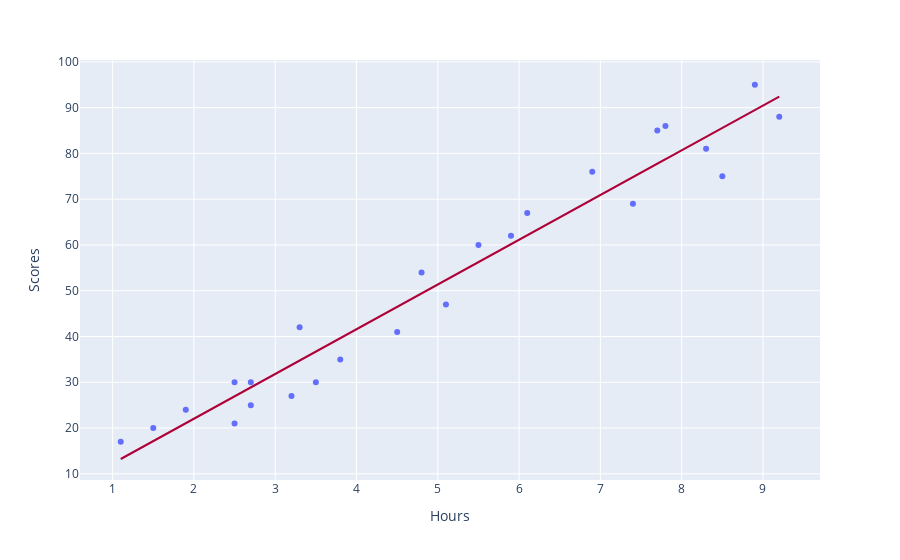

The code cell stored with this chart in its notebook:
### Code cell
ax=px.scatter(data,x='Hours',y='Scores')
ax.add_trace(px.line(data,x='Hours',y='Pred',color_discrete_sequence=px.colors.qualitative.Dark24_r).data[0])

### Figure 1 — Plotly figure (JSON) as saved in the notebook; plotly's stock layout.template omitted (floating-point values rounded to 4 significant figures)
{"data": [{"hovertemplate": "Hours=%{x}<br>Scores=%{y}<extra></extra>", "legendgroup": "", "marker": {"color": "#636efa", "symbol": "circle"}, "mode": "markers", "name": "", "orientation": "v", "showlegend": false, "type": "scatter", "x": [2.5, 5.1, 3.2, 8.5, 3.5, 1.5, 9.2, 5.5, 8.3, 2.7, 7.7, 5.9, 4.5, 3.3, 1.1, 8.9, 2.5, 1.9, 6.1, 7.4, 2.7, 4.8, 3.8, 6.9, 7.8], "xaxis": "x", "y": [21, 47, 27, 75, 30, 20, 88, 60, 81, 25, 85, 62, 41, 42, 17, 95, 30, 24, 67, 69, 30, 54, 35, 76, 86], "yaxis": "y"}, {"hovertemplate": "Hours=%{x}<br>Pred=%{y}<extra></extra>", "legendgroup": "", "line": {"color": "#AF0038", "dash": "solid"}, "mode": "lines", "name": "", "orientation": "v", "showlegend": false, "type": "scatter", "x": [2.5, 5.1, 3.2, 8.5, 3.5, 1.5, 9.2, 5.5, 8.3, 2.7, 7.7, 5.9, 4.5, 3.3, 1.1, 8.9, 2.5, 1.9, 6.1, 7.4, 2.7, 4.8, 3.8, 6.9, 7.8], "xaxis": "x", "y": [26.92, 52.34, 33.77, 85.58, 36.7, 17.15, 92.42, 56.25, 83.62, 28.88, 77.76, 60.16, 46.47, 34.74, 13.24, 89.49, 26.92, 21.06, 62.12, 74.82, 28.88, 49.41, 39.63, 69.94, 78.73], "yaxis": "y"}], "layout": {"legend": {"tracegroupgap": 0}, "margin": {"t": 60}, "xaxis": {"anchor": "y", "domain": [0, 1], "title": {"text": "Hours"}}, "yaxis": {"anchor": "x", "domain": [0, 1], "title": {"text": "Scores"}}}}
